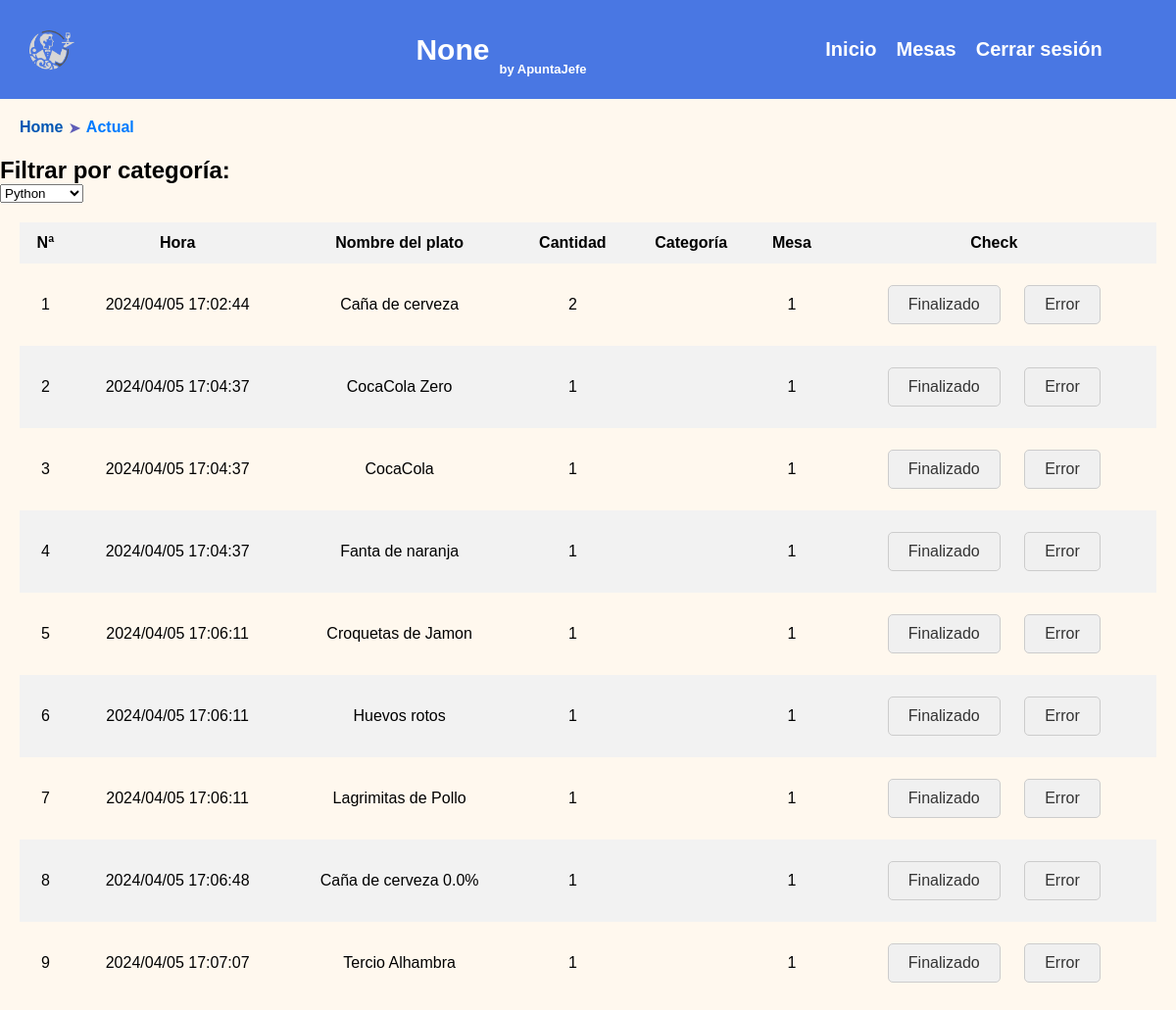
Page /gestion (signed in) on the earlier database version.
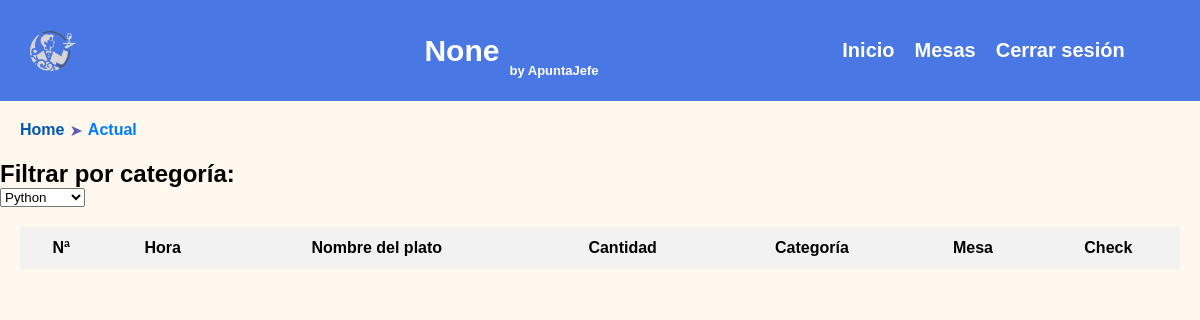
Same page on the later database version.
### tables this page shows
CREATE TABLE pedidos_activos (id INT AUTO_INCREMENT PRIMARY KEY, usuario VARCHAR(50), mesa INT, plato VARCHAR(50), cantidad INT, precio FLOAT, fecha DATE, estado INT);

### src/services/gestionaAPI.py (the view, shortened to what this page needs)
@gestion_routes.route('/gestion', methods=['GET', 'POST'])
def Gestion():
    if 'username' not in session:
        return redirect(url_for('user_routes.login'))
    bd = DBController()
    bd.connect()
    resultados = bd.fetch_data("SELECT * FROM pedidos_activos WHERE usuario = ?", (session.get('username'),))
    bd.disconnect()
    resultados_serializables = []
    for resultado in resultados:
        resultado_dict = {
            'id': resultado[0],
            'usuario': resultado[1],
            'mesa': resultado[2],
            'plato': resultado[3],
            'cantidad': resultado[4],
            'precio': resultado[5],
            'fecha': resultado[6],
            'estado': resultado[7]
        }
        resultados_serializables.append(resultado_dict)
    return render_template('gestion.html', pedidos=resultados_serializables, username=session.get('username'), establecimiento=session.get('establecimiento'))

### src/database/dbcontroller.py (called while the page is built)
    def connect(self):
        try:
            self.connection = sqlite3.connect(self.db_name)
            self.cursor = self.connection.cursor()
            print("Conexión exitosa a la base de datos")
        except sqlite3.Error as error:
            print("Error al conectar a la base de datos:", error)

    def disconnect(self):
        if self.connection:
            self.cursor.close()
            self.connection.close()
            print("Desconexión exitosa de la base de datos")

    def fetch_data(self, query, params=None):
        try:
            if params:
                self.cursor.execute(query, params)
            else:
                self.cursor.execute(query)
            rows = self.cursor.fetchall()
            print("Datos obtenidos exitosamente")
            return rows
        except sqlite3.DatabaseError as error:
            print("Error al obtener los datos:", error)
            return []

### templates/gestion.html (shortened to what this page needs)
{% extends "base.html" %}
{% block content %}
    <main>
        <div class="breadcrums">
            <a href="{{ base_domain }}/dashboard" class="e1">Home</a>
            <p class="next"> ➤</p> <a href="" class="e2">Actual</a>
        </div>
        <div id="1">
            <div>
                <h2>Filtrar por categoría:</h2>
                <select name="lenguaje">
                    <option value="python">Python</option>
                </select>
            </div>
            <div class="recuadro-tabla">
                <table>
                    <thead>
                        <tr>
                            <th>Nª </th>
                            <th>Hora</th>
                            <th>Nombre del plato</th>
                            <th>Cantidad</th>
                            <th>Categoría</th>
                            <th>Mesa</th>
                            <th>Check</th>
                        </tr>
                    </thead>
                    <tbody>
                        {% for pedido in pedidos %}
                        <tr>
                            <td>{{ pedido.id }}</td>
                            <td>{{ pedido.fecha }}</td>
                            <td>{{ pedido.plato }}</td>
                            <td>{{ pedido.cantidad }}</td>
                            <td></td>
                            <td>{{ pedido.mesa}}</td>
                            <td>
                                <button onclick="enviarEstado('{{ pedido.id }}', 'fin')">Finalizado</button>
                                <button onclick="enviarEstado('{{ pedido.id }}', 'error')">Error</button>
                            </td>
                        </tr>
                        {% endfor %}
                    </tbody>
                </table>
            </div>
        </div>
    </main>
    {% endblock %}

### templates/base.html (shortened to what this page needs)
<!DOCTYPE html>
<html>
<head>
    <link rel="stylesheet" href="{{ url_for('static', filename='css/carta.css') }}">
</head>
<body>
    <header>
        <nav>
            <div class="img-container">
             <img id="logo" src="../static/img/image-removebg-preview.png" alt="">
            </div>
            <div class="empresaName">
                <h1>{{ establecimiento }}</h1>
                <h3 id="subtitulo"> by ApuntaJefe</h3>
            </div>
            <div class="container-submenu">
                <ul id="submenu">
                    <li><a class="submenuenl" href="{{ base_domain }}/dashboard">Inicio</a></li>
                    <li><a class="submenuenl" href="{{ base_domain }}/mesa">Mesas</a></li>
                    <li><a class="submenuenl" href="{{ base_domain }}/cierresesion">Cerrar sesión</a></li>
                </ul>
            </div>
        </nav>
    </header>
    {% block content %}{% endblock %}
</body>
</html>

### static/css/carta.css (style rules this page uses)
* { margin: 0px; padding: 0px; font-family:Verdana, Geneva, Tahoma, sans-serif; }
body { background: #fff8ee; }
header { background-color: rgb(73 119 227); color: white; text-align: center; padding: 10px; font-size: 20px; }
.recuadro-tabla table { width: 100%; border-collapse: collapse; border-spacing: 0; }
.recuadro-tabla td,.recuadro-tabla th { padding: 12px; text-align: center; }
.recuadro-tabla th { background-color: #f2f2f2; }
.recuadro-tabla tr:nth-child(odd) { background-color: #f2f2f2; }
.recuadro-tabla { margin: 10px; padding: 10px; border-radius: 10px; }
img#logo { margin: 2%; max-width: 6vw; }
nav { display: grid; grid-template-columns: 20% 45% 35%; }
.img-container { display: flex; justify-content: left; align-items: center; }
.empresaName { display: flex; justify-content: center; align-items: center; }
.container-submenu { display: flex; justify-content: center; align-items: center; }
ul#submenu { display: inline-flex; text-decoration: none; }
ul#submenu li { list-style: none; margin: 0 10px; }
.e1 { text-decoration: none; color: #0056b3; font-weight: 900; }
.e2 { text-decoration: none; color: #007bff; font-weight: 800; }
.next { margin-left: 5px; margin-right: 5px; color: rgb(95 93 183); }
.breadcrums { display: flex; margin: 10px; padding: 10px; }
a.submenuenl { text-decoration: none; color: unset; font-weight: 800; }
#subtitulo { margin-left: 10px; margin-top: 40px; font-size: small; }

Differences in the rows shown:
removed pedidos_activos: id "1", fecha "2024/04/05 17:02:44", plato "Caña de cerveza", cantidad "2", mesa "1"
removed pedidos_activos: id "2", fecha "2024/04/05 17:04:37", plato "CocaCola Zero", cantidad "1", mesa "1"
removed pedidos_activos: id "3", fecha "2024/04/05 17:04:37", plato "CocaCola", cantidad "1", mesa "1"
removed pedidos_activos: id "4", fecha "2024/04/05 17:04:37", plato "Fanta de naranja", cantidad "1", mesa "1"
removed pedidos_activos: id "5", fecha "2024/04/05 17:06:11", plato "Croquetas de Jamon", cantidad "1", mesa "1"
removed pedidos_activos: id "6", fecha "2024/04/05 17:06:11", plato "Huevos rotos", cantidad "1", mesa "1"
removed pedidos_activos: id "7", fecha "2024/04/05 17:06:11", plato "Lagrimitas de Pollo", cantidad "1", mesa "1"
removed pedidos_activos: id "8", fecha "2024/04/05 17:06:48", plato "Caña de cerveza 0.0%", cantidad "1", mesa "1"
removed pedidos_activos: id "9", fecha "2024/04/05 17:07:07", plato "Tercio Alhambra", cantidad "1", mesa "1"
